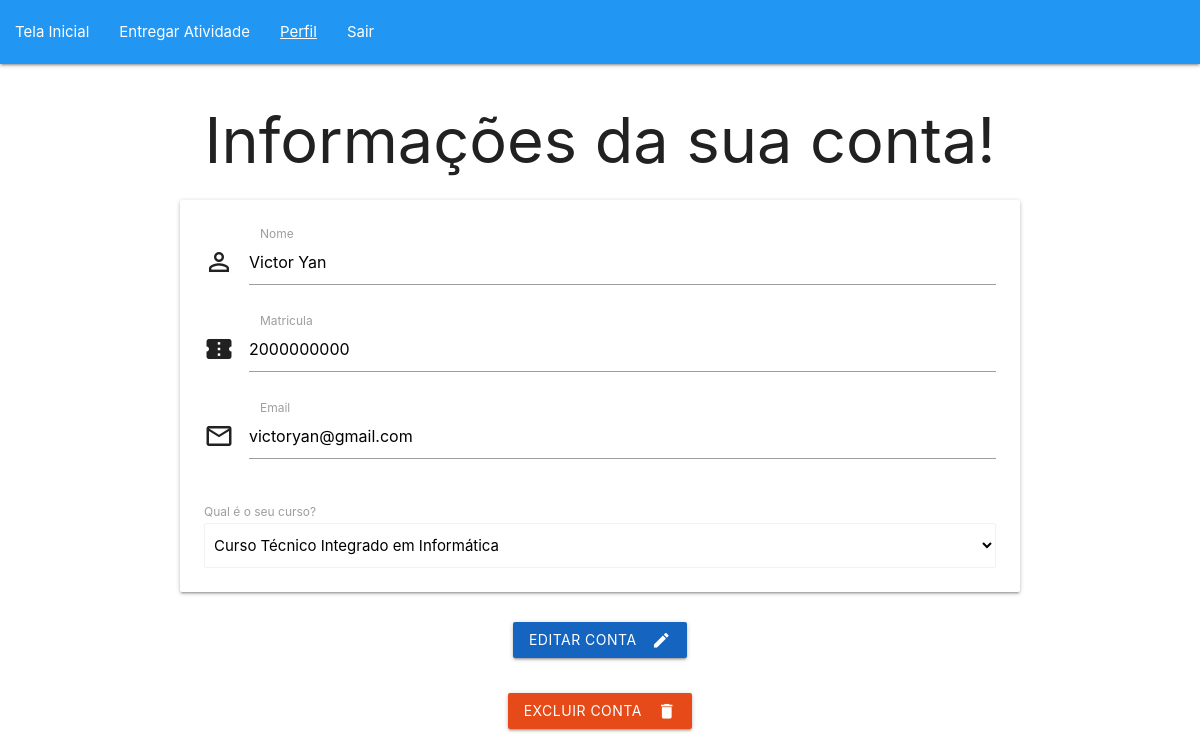
The app's page /crudAluno/perfilAluno.php (signed in) with its own data.
### tables this page shows
CREATE TABLE IF NOT EXISTS `aluno` (
  `id_aluno` int NOT NULL AUTO_INCREMENT,
  `nome` varchar(255) DEFAULT NULL,
  `matricula` char(10) DEFAULT NULL,
  `email` varchar(255) DEFAULT NULL,
  `senha` varchar(255) DEFAULT NULL,
  `conclusao_horas` int NOT NULL,
  `id_curso` int DEFAULT NULL,
  PRIMARY KEY (`id_aluno`),
  KEY `fk_aluno_curso` (`id_curso`)
);

CREATE TABLE IF NOT EXISTS `curso` (
  `id_curso` int NOT NULL AUTO_INCREMENT,
  `nome_curso` varchar(255) NOT NULL,
  `carga_horaria` int NOT NULL,
  PRIMARY KEY (`id_curso`)
);

### conecta.php (called while the page is built, shortened)
<?php
function excutarSQL($mysql, $sql)
{
    $resultado = mysqli_query($mysql, $sql);
    return $resultado;
}

### crudAluno/perfilAluno.php (the view, shortened to what this page needs)
<?php
require_once "../conecta.php";
$mysql = conectar();
$sql = "SELECT nome, matricula, email, id_curso, id_aluno FROM aluno WHERE id_aluno = " . $_SESSION['aluno'][1];
$resultado = excutarSQL($mysql, $sql);
$aluno = mysqli_fetch_assoc($resultado);
?>
<!DOCTYPE html>
<html lang="pt_br">
<head>
    <link type="text/css" rel="stylesheet" href="../materialize/css/materialize.min.css" media="screen,projection" />
</head>
<body>
    <?php
    require_once "../boasPraticas/headerNav.php";
    ?>
    <main class="container">
        <h1 class="center-align">Informações da sua conta!</h1>
        <form action="editarAluno.php" method="post">
            <div class="card-panel">
                <div class="input-field col s12">
                    <i class="material-icons prefix">person_outline</i>
                    <input placeholder="Digite o seu nome" value="<?php echo $aluno['nome']; ?>" id="nome" name="nome" type="text" class="validate" pattern="^.+$" required>
                    <label for="nome">Nome</label>
                    <span class="helper-text" data-error="Você deve preenchar esse campo"></span>
                </div>
                <div class="input-field col s12">
                    <i class="material-icons prefix">confirmation_number</i>
                    <input placeholder="Digite sua matricula" value="<?php echo $aluno['matricula']; ?>" id="matricula" name="matricula" type="text" class="validate" pattern="^[0-9]{10}$" required>
                    <label for="mat">Matricula</label>
                    <span class="helper-text" data-error="A sua matricula deve conter 10 caracteres númericos"></span>
                </div>
                <div class="input-field col s12">
                    <i class="material-icons prefix">mail_outline</i>
                    <input placeholder="Digite o seu email" value="<?php echo $aluno['email']; ?>" id="email" name="email" type="text" class="validate" pattern="^(?!\s*$)[^\s@']+@[^\s@']+$" required>
                    <label for="email">Email</label>
                    <span class="helper-text" data-error="O campo deve conter o @, exemplo : user@gmail.com, este campo não deve conter aspas simples."></span>
                </div>
                <?php
                $sql2 = "SELECT id_curso, nome_curso FROM curso ORDER BY nome_curso ASC";
                $resultado2 = excutarSQL($mysql, $sql2);
                ?>
                <label>Qual é o seu curso?</label>
                <select name="curso" class="browser-default">
                    <?php
                    while ($dados = mysqli_fetch_assoc($resultado2)) {
                    ?>
                        <option <?php
                                if ($aluno['id_curso'] == $dados['id_curso']) {
                                    echo "selected";
                                }
                                ?> value="<?php echo $dados['id_curso'] ?>">
                            <?php echo $dados['nome_curso'] ?>
                        </option>
                    <?php
                    }
                    ?>
                </select>
            </div>
            <div class="row">
                <div class="col s12">
                    <p class="center-align">
                        <button class="btn waves-effect waves-light  #1565c0 blue darken-3 darken-3 lighten-3" type="submit" name="action">Editar conta
                            <i class="material-icons right">create</i> </button>
                    </p>
                </div>
            </div>
        </form>
        <div class="col s12">
            <p class="center-align">
                <a href="#modal<?php echo $aluno['id_aluno']; ?>" class="waves-effect waves-light #e64a19 deep-orange darken-2 lighten-3 btn modal-trigger"><i class="material-icons right">delete</i>Excluir conta</a>
            </p>
        </div>
    </main>
</body>
</html>

### records on screen
aluno: nome "Victor Yan", matricula "2000000000", email "victoryan@gmail.com", curso "Curso Técnico Integrado em Informática"
